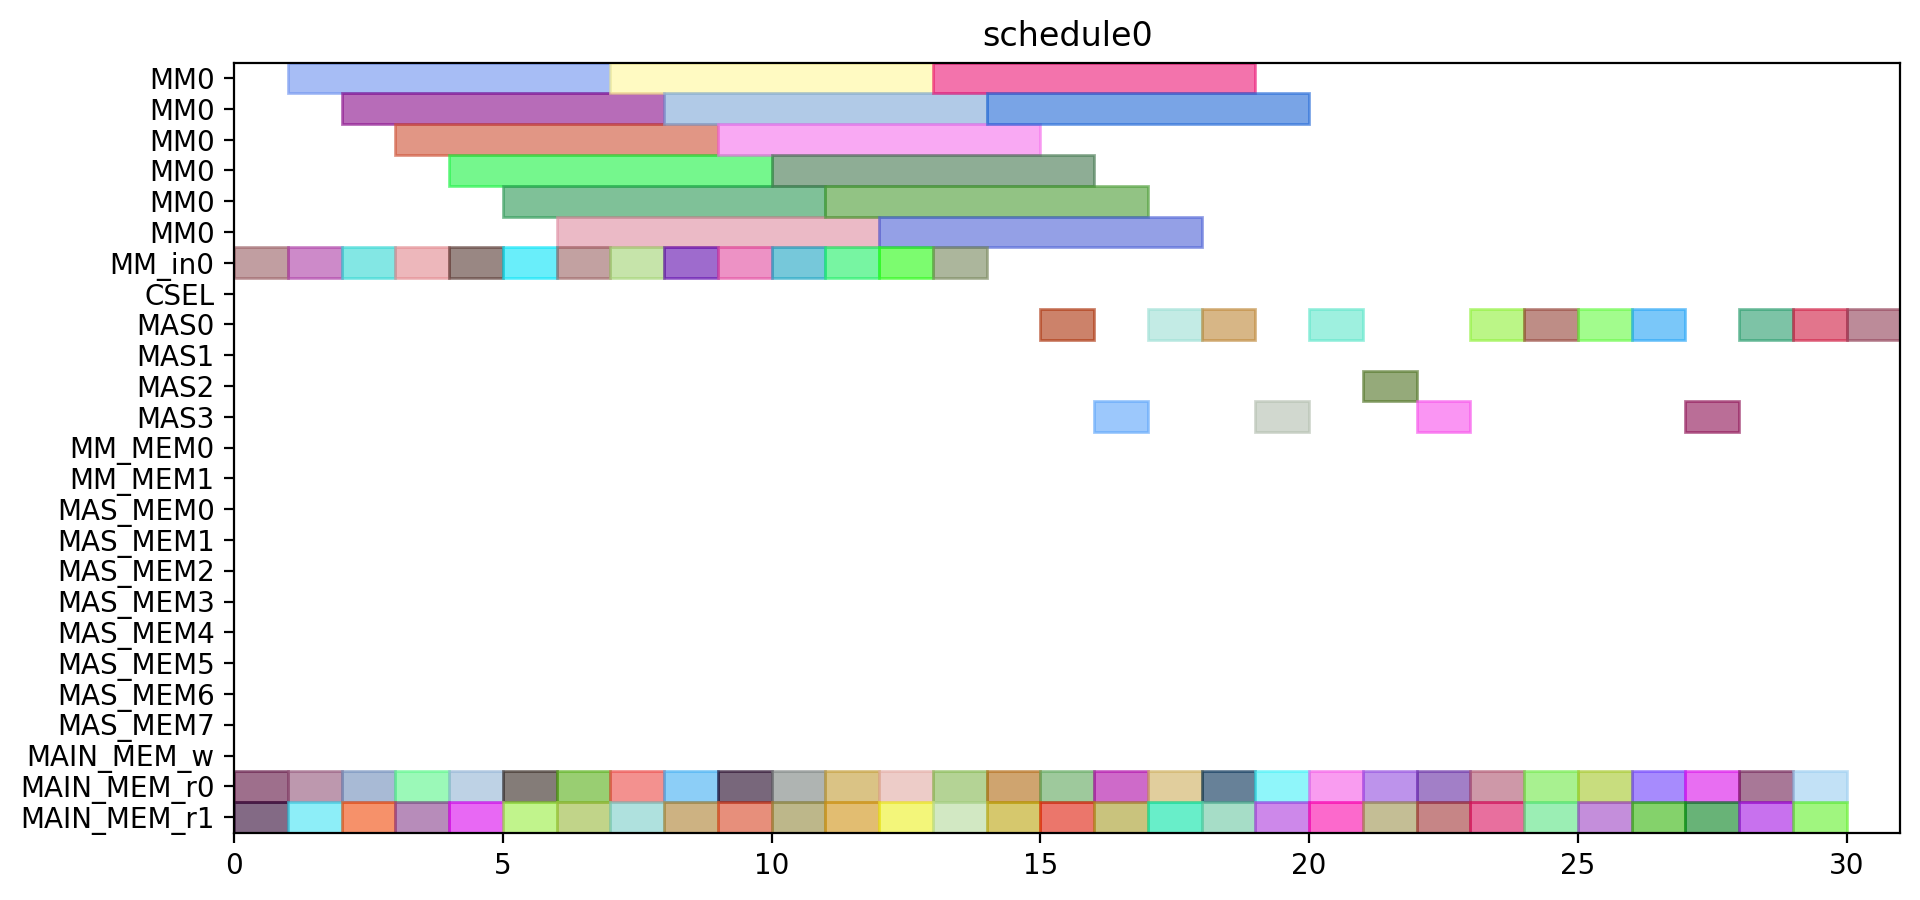

Reproduce this figure in Python.
from pyschedule import Scenario, solvers, plotters, alt


def solve():
	horizon = 120
	S = Scenario("schedule0", horizon=horizon)

	# resource
	MM = S.Resources('MM', num=1, size=6)
	MM_in = S.Resources('MM_in', num=1)
	CSEL = S.Resource('CSEL')
	MAS = S.Resources('MAS', num=4, size=1, periods=range(1, horizon))
	MM_MEM = S.Resources('MM_MEM', num=2)
	MAS_MEM = S.Resources('MAS_MEM', num=8)
	MAIN_MEM_w = S.Resource('MAIN_MEM_w', size=1)
	MAIN_MEM_r = S.Resources('MAIN_MEM_r', num=2)

	# result of previous scheduling

	# new tasks
	t1_t0 = S.Task('t1_t0', length=6, delay_cost=1)
	t1_t0 += alt(MM)
	t1_t0_in = S.Task('t1_t0_in', length=1, delay_cost=1)
	t1_t0_in += alt(MM_in)
	S += t1_t0_in*MM_in[0]<=t1_t0*MM[0]
	t1_t0_mem0 = S.Task('t1_t0_mem0', length=1, delay_cost=1)
	t1_t0_mem0 += MAIN_MEM_r[0]
	S += t1_t0_mem0 <= t1_t0

	t1_t0_mem1 = S.Task('t1_t0_mem1', length=1, delay_cost=1)
	t1_t0_mem1 += MAIN_MEM_r[1]
	S += t1_t0_mem1 <= t1_t0

	t1_t1 = S.Task('t1_t1', length=6, delay_cost=1)
	t1_t1 += alt(MM)
	t1_t1_in = S.Task('t1_t1_in', length=1, delay_cost=1)
	t1_t1_in += alt(MM_in)
	S += t1_t1_in*MM_in[0]<=t1_t1*MM[0]
	t1_t1_mem0 = S.Task('t1_t1_mem0', length=1, delay_cost=1)
	t1_t1_mem0 += MAIN_MEM_r[0]
	S += t1_t1_mem0 <= t1_t1

	t1_t1_mem1 = S.Task('t1_t1_mem1', length=1, delay_cost=1)
	t1_t1_mem1 += MAIN_MEM_r[1]
	S += t1_t1_mem1 <= t1_t1

	t1_t2 = S.Task('t1_t2', length=1, delay_cost=1)
	t1_t2 += alt(MAS)
	t1_t2_mem0 = S.Task('t1_t2_mem0', length=1, delay_cost=1)
	t1_t2_mem0 += MAIN_MEM_r[0]
	S += t1_t2_mem0 <= t1_t2

	t1_t2_mem1 = S.Task('t1_t2_mem1', length=1, delay_cost=1)
	t1_t2_mem1 += MAIN_MEM_r[1]
	S += t1_t2_mem1 <= t1_t2

	t1_t3 = S.Task('t1_t3', length=1, delay_cost=1)
	t1_t3 += alt(MAS)
	t1_t3_mem0 = S.Task('t1_t3_mem0', length=1, delay_cost=1)
	t1_t3_mem0 += MAIN_MEM_r[0]
	S += t1_t3_mem0 <= t1_t3

	t1_t3_mem1 = S.Task('t1_t3_mem1', length=1, delay_cost=1)
	t1_t3_mem1 += MAIN_MEM_r[1]
	S += t1_t3_mem1 <= t1_t3

	t2_t0 = S.Task('t2_t0', length=6, delay_cost=1)
	t2_t0 += alt(MM)
	t2_t0_in = S.Task('t2_t0_in', length=1, delay_cost=1)
	t2_t0_in += alt(MM_in)
	S += t2_t0_in*MM_in[0]<=t2_t0*MM[0]
	t2_t0_mem0 = S.Task('t2_t0_mem0', length=1, delay_cost=1)
	t2_t0_mem0 += MAIN_MEM_r[0]
	S += t2_t0_mem0 <= t2_t0

	t2_t0_mem1 = S.Task('t2_t0_mem1', length=1, delay_cost=1)
	t2_t0_mem1 += MAIN_MEM_r[1]
	S += t2_t0_mem1 <= t2_t0

	t2_t1 = S.Task('t2_t1', length=6, delay_cost=1)
	t2_t1 += alt(MM)
	t2_t1_in = S.Task('t2_t1_in', length=1, delay_cost=1)
	t2_t1_in += alt(MM_in)
	S += t2_t1_in*MM_in[0]<=t2_t1*MM[0]
	t2_t1_mem0 = S.Task('t2_t1_mem0', length=1, delay_cost=1)
	t2_t1_mem0 += MAIN_MEM_r[0]
	S += t2_t1_mem0 <= t2_t1

	t2_t1_mem1 = S.Task('t2_t1_mem1', length=1, delay_cost=1)
	t2_t1_mem1 += MAIN_MEM_r[1]
	S += t2_t1_mem1 <= t2_t1

	t2_t2 = S.Task('t2_t2', length=1, delay_cost=1)
	t2_t2 += alt(MAS)
	t2_t2_mem0 = S.Task('t2_t2_mem0', length=1, delay_cost=1)
	t2_t2_mem0 += MAIN_MEM_r[0]
	S += t2_t2_mem0 <= t2_t2

	t2_t2_mem1 = S.Task('t2_t2_mem1', length=1, delay_cost=1)
	t2_t2_mem1 += MAIN_MEM_r[1]
	S += t2_t2_mem1 <= t2_t2

	t2_t3 = S.Task('t2_t3', length=1, delay_cost=1)
	t2_t3 += alt(MAS)
	t2_t3_mem0 = S.Task('t2_t3_mem0', length=1, delay_cost=1)
	t2_t3_mem0 += MAIN_MEM_r[0]
	S += t2_t3_mem0 <= t2_t3

	t2_t3_mem1 = S.Task('t2_t3_mem1', length=1, delay_cost=1)
	t2_t3_mem1 += MAIN_MEM_r[1]
	S += t2_t3_mem1 <= t2_t3

	t0_t0 = S.Task('t0_t0', length=6, delay_cost=1)
	t0_t0 += alt(MM)
	t0_t0_in = S.Task('t0_t0_in', length=1, delay_cost=1)
	t0_t0_in += alt(MM_in)
	S += t0_t0_in*MM_in[0]<=t0_t0*MM[0]
	t0_t0_mem0 = S.Task('t0_t0_mem0', length=1, delay_cost=1)
	t0_t0_mem0 += MAIN_MEM_r[0]
	S += t0_t0_mem0 <= t0_t0

	t0_t0_mem1 = S.Task('t0_t0_mem1', length=1, delay_cost=1)
	t0_t0_mem1 += MAIN_MEM_r[1]
	S += t0_t0_mem1 <= t0_t0

	t0_t1 = S.Task('t0_t1', length=6, delay_cost=1)
	t0_t1 += alt(MM)
	t0_t1_in = S.Task('t0_t1_in', length=1, delay_cost=1)
	t0_t1_in += alt(MM_in)
	S += t0_t1_in*MM_in[0]<=t0_t1*MM[0]
	t0_t1_mem0 = S.Task('t0_t1_mem0', length=1, delay_cost=1)
	t0_t1_mem0 += MAIN_MEM_r[0]
	S += t0_t1_mem0 <= t0_t1

	t0_t1_mem1 = S.Task('t0_t1_mem1', length=1, delay_cost=1)
	t0_t1_mem1 += MAIN_MEM_r[1]
	S += t0_t1_mem1 <= t0_t1

	t0_t2 = S.Task('t0_t2', length=1, delay_cost=1)
	t0_t2 += alt(MAS)
	t0_t2_mem0 = S.Task('t0_t2_mem0', length=1, delay_cost=1)
	t0_t2_mem0 += MAIN_MEM_r[0]
	S += t0_t2_mem0 <= t0_t2

	t0_t2_mem1 = S.Task('t0_t2_mem1', length=1, delay_cost=1)
	t0_t2_mem1 += MAIN_MEM_r[1]
	S += t0_t2_mem1 <= t0_t2

	t0_t3 = S.Task('t0_t3', length=1, delay_cost=1)
	t0_t3 += alt(MAS)
	t0_t3_mem0 = S.Task('t0_t3_mem0', length=1, delay_cost=1)
	t0_t3_mem0 += MAIN_MEM_r[0]
	S += t0_t3_mem0 <= t0_t3

	t0_t3_mem1 = S.Task('t0_t3_mem1', length=1, delay_cost=1)
	t0_t3_mem1 += MAIN_MEM_r[1]
	S += t0_t3_mem1 <= t0_t3

	t4_t0_t0 = S.Task('t4_t0_t0', length=6, delay_cost=1)
	t4_t0_t0 += alt(MM)
	t4_t0_t0_in = S.Task('t4_t0_t0_in', length=1, delay_cost=1)
	t4_t0_t0_in += alt(MM_in)
	S += t4_t0_t0_in*MM_in[0]<=t4_t0_t0*MM[0]
	t4_t0_t0_mem0 = S.Task('t4_t0_t0_mem0', length=1, delay_cost=1)
	t4_t0_t0_mem0 += MAIN_MEM_r[0]
	S += t4_t0_t0_mem0 <= t4_t0_t0

	t4_t0_t0_mem1 = S.Task('t4_t0_t0_mem1', length=1, delay_cost=1)
	t4_t0_t0_mem1 += MAIN_MEM_r[1]
	S += t4_t0_t0_mem1 <= t4_t0_t0

	t4_t0_t1 = S.Task('t4_t0_t1', length=6, delay_cost=1)
	t4_t0_t1 += alt(MM)
	t4_t0_t1_in = S.Task('t4_t0_t1_in', length=1, delay_cost=1)
	t4_t0_t1_in += alt(MM_in)
	S += t4_t0_t1_in*MM_in[0]<=t4_t0_t1*MM[0]
	t4_t0_t1_mem0 = S.Task('t4_t0_t1_mem0', length=1, delay_cost=1)
	t4_t0_t1_mem0 += MAIN_MEM_r[0]
	S += t4_t0_t1_mem0 <= t4_t0_t1

	t4_t0_t1_mem1 = S.Task('t4_t0_t1_mem1', length=1, delay_cost=1)
	t4_t0_t1_mem1 += MAIN_MEM_r[1]
	S += t4_t0_t1_mem1 <= t4_t0_t1

	t4_t0_t2 = S.Task('t4_t0_t2', length=1, delay_cost=1)
	t4_t0_t2 += alt(MAS)
	t4_t0_t2_mem0 = S.Task('t4_t0_t2_mem0', length=1, delay_cost=1)
	t4_t0_t2_mem0 += MAIN_MEM_r[0]
	S += t4_t0_t2_mem0 <= t4_t0_t2

	t4_t0_t2_mem1 = S.Task('t4_t0_t2_mem1', length=1, delay_cost=1)
	t4_t0_t2_mem1 += MAIN_MEM_r[1]
	S += t4_t0_t2_mem1 <= t4_t0_t2

	t4_t0_t3 = S.Task('t4_t0_t3', length=1, delay_cost=1)
	t4_t0_t3 += alt(MAS)
	t4_t0_t3_mem0 = S.Task('t4_t0_t3_mem0', length=1, delay_cost=1)
	t4_t0_t3_mem0 += MAIN_MEM_r[0]
	S += t4_t0_t3_mem0 <= t4_t0_t3

	t4_t0_t3_mem1 = S.Task('t4_t0_t3_mem1', length=1, delay_cost=1)
	t4_t0_t3_mem1 += MAIN_MEM_r[1]
	S += t4_t0_t3_mem1 <= t4_t0_t3

	t4_t1_t0 = S.Task('t4_t1_t0', length=6, delay_cost=1)
	t4_t1_t0 += alt(MM)
	t4_t1_t0_in = S.Task('t4_t1_t0_in', length=1, delay_cost=1)
	t4_t1_t0_in += alt(MM_in)
	S += t4_t1_t0_in*MM_in[0]<=t4_t1_t0*MM[0]
	t4_t1_t0_mem0 = S.Task('t4_t1_t0_mem0', length=1, delay_cost=1)
	t4_t1_t0_mem0 += MAIN_MEM_r[0]
	S += t4_t1_t0_mem0 <= t4_t1_t0

	t4_t1_t0_mem1 = S.Task('t4_t1_t0_mem1', length=1, delay_cost=1)
	t4_t1_t0_mem1 += MAIN_MEM_r[1]
	S += t4_t1_t0_mem1 <= t4_t1_t0

	t4_t1_t1 = S.Task('t4_t1_t1', length=6, delay_cost=1)
	t4_t1_t1 += alt(MM)
	t4_t1_t1_in = S.Task('t4_t1_t1_in', length=1, delay_cost=1)
	t4_t1_t1_in += alt(MM_in)
	S += t4_t1_t1_in*MM_in[0]<=t4_t1_t1*MM[0]
	t4_t1_t1_mem0 = S.Task('t4_t1_t1_mem0', length=1, delay_cost=1)
	t4_t1_t1_mem0 += MAIN_MEM_r[0]
	S += t4_t1_t1_mem0 <= t4_t1_t1

	t4_t1_t1_mem1 = S.Task('t4_t1_t1_mem1', length=1, delay_cost=1)
	t4_t1_t1_mem1 += MAIN_MEM_r[1]
	S += t4_t1_t1_mem1 <= t4_t1_t1

	t4_t1_t2 = S.Task('t4_t1_t2', length=1, delay_cost=1)
	t4_t1_t2 += alt(MAS)
	t4_t1_t2_mem0 = S.Task('t4_t1_t2_mem0', length=1, delay_cost=1)
	t4_t1_t2_mem0 += MAIN_MEM_r[0]
	S += t4_t1_t2_mem0 <= t4_t1_t2

	t4_t1_t2_mem1 = S.Task('t4_t1_t2_mem1', length=1, delay_cost=1)
	t4_t1_t2_mem1 += MAIN_MEM_r[1]
	S += t4_t1_t2_mem1 <= t4_t1_t2

	t4_t1_t3 = S.Task('t4_t1_t3', length=1, delay_cost=1)
	t4_t1_t3 += alt(MAS)
	t4_t1_t3_mem0 = S.Task('t4_t1_t3_mem0', length=1, delay_cost=1)
	t4_t1_t3_mem0 += MAIN_MEM_r[0]
	S += t4_t1_t3_mem0 <= t4_t1_t3

	t4_t1_t3_mem1 = S.Task('t4_t1_t3_mem1', length=1, delay_cost=1)
	t4_t1_t3_mem1 += MAIN_MEM_r[1]
	S += t4_t1_t3_mem1 <= t4_t1_t3

	t4_t2_t0 = S.Task('t4_t2_t0', length=6, delay_cost=1)
	t4_t2_t0 += alt(MM)
	t4_t2_t0_in = S.Task('t4_t2_t0_in', length=1, delay_cost=1)
	t4_t2_t0_in += alt(MM_in)
	S += t4_t2_t0_in*MM_in[0]<=t4_t2_t0*MM[0]
	t4_t2_t0_mem0 = S.Task('t4_t2_t0_mem0', length=1, delay_cost=1)
	t4_t2_t0_mem0 += MAIN_MEM_r[0]
	S += t4_t2_t0_mem0 <= t4_t2_t0

	t4_t2_t0_mem1 = S.Task('t4_t2_t0_mem1', length=1, delay_cost=1)
	t4_t2_t0_mem1 += MAIN_MEM_r[1]
	S += t4_t2_t0_mem1 <= t4_t2_t0

	t4_t2_t1 = S.Task('t4_t2_t1', length=6, delay_cost=1)
	t4_t2_t1 += alt(MM)
	t4_t2_t1_in = S.Task('t4_t2_t1_in', length=1, delay_cost=1)
	t4_t2_t1_in += alt(MM_in)
	S += t4_t2_t1_in*MM_in[0]<=t4_t2_t1*MM[0]
	t4_t2_t1_mem0 = S.Task('t4_t2_t1_mem0', length=1, delay_cost=1)
	t4_t2_t1_mem0 += MAIN_MEM_r[0]
	S += t4_t2_t1_mem0 <= t4_t2_t1

	t4_t2_t1_mem1 = S.Task('t4_t2_t1_mem1', length=1, delay_cost=1)
	t4_t2_t1_mem1 += MAIN_MEM_r[1]
	S += t4_t2_t1_mem1 <= t4_t2_t1

	t4_t2_t2 = S.Task('t4_t2_t2', length=1, delay_cost=1)
	t4_t2_t2 += alt(MAS)
	t4_t2_t2_mem0 = S.Task('t4_t2_t2_mem0', length=1, delay_cost=1)
	t4_t2_t2_mem0 += MAIN_MEM_r[0]
	S += t4_t2_t2_mem0 <= t4_t2_t2

	t4_t2_t2_mem1 = S.Task('t4_t2_t2_mem1', length=1, delay_cost=1)
	t4_t2_t2_mem1 += MAIN_MEM_r[1]
	S += t4_t2_t2_mem1 <= t4_t2_t2

	t4_t2_t3 = S.Task('t4_t2_t3', length=1, delay_cost=1)
	t4_t2_t3 += alt(MAS)
	t4_t2_t3_mem0 = S.Task('t4_t2_t3_mem0', length=1, delay_cost=1)
	t4_t2_t3_mem0 += MAIN_MEM_r[0]
	S += t4_t2_t3_mem0 <= t4_t2_t3

	t4_t2_t3_mem1 = S.Task('t4_t2_t3_mem1', length=1, delay_cost=1)
	t4_t2_t3_mem1 += MAIN_MEM_r[1]
	S += t4_t2_t3_mem1 <= t4_t2_t3

	t4_t40 = S.Task('t4_t40', length=1, delay_cost=1)
	t4_t40 += alt(MAS)
	t4_t40_mem0 = S.Task('t4_t40_mem0', length=1, delay_cost=1)
	t4_t40_mem0 += MAIN_MEM_r[0]
	S += t4_t40_mem0 <= t4_t40

	t4_t40_mem1 = S.Task('t4_t40_mem1', length=1, delay_cost=1)
	t4_t40_mem1 += MAIN_MEM_r[1]
	S += t4_t40_mem1 <= t4_t40

	t4_t41 = S.Task('t4_t41', length=1, delay_cost=1)
	t4_t41 += alt(MAS)
	t4_t41_mem0 = S.Task('t4_t41_mem0', length=1, delay_cost=1)
	t4_t41_mem0 += MAIN_MEM_r[0]
	S += t4_t41_mem0 <= t4_t41

	t4_t41_mem1 = S.Task('t4_t41_mem1', length=1, delay_cost=1)
	t4_t41_mem1 += MAIN_MEM_r[1]
	S += t4_t41_mem1 <= t4_t41

	t4_t50 = S.Task('t4_t50', length=1, delay_cost=1)
	t4_t50 += alt(MAS)
	t4_t50_mem0 = S.Task('t4_t50_mem0', length=1, delay_cost=1)
	t4_t50_mem0 += MAIN_MEM_r[0]
	S += t4_t50_mem0 <= t4_t50

	t4_t50_mem1 = S.Task('t4_t50_mem1', length=1, delay_cost=1)
	t4_t50_mem1 += MAIN_MEM_r[1]
	S += t4_t50_mem1 <= t4_t50

	t4_t51 = S.Task('t4_t51', length=1, delay_cost=1)
	t4_t51 += alt(MAS)
	t4_t51_mem0 = S.Task('t4_t51_mem0', length=1, delay_cost=1)
	t4_t51_mem0 += MAIN_MEM_r[0]
	S += t4_t51_mem0 <= t4_t51

	t4_t51_mem1 = S.Task('t4_t51_mem1', length=1, delay_cost=1)
	t4_t51_mem1 += MAIN_MEM_r[1]
	S += t4_t51_mem1 <= t4_t51

	t4_t8_t0 = S.Task('t4_t8_t0', length=6, delay_cost=1)
	t4_t8_t0 += alt(MM)
	t4_t8_t0_in = S.Task('t4_t8_t0_in', length=1, delay_cost=1)
	t4_t8_t0_in += alt(MM_in)
	S += t4_t8_t0_in*MM_in[0]<=t4_t8_t0*MM[0]
	t4_t8_t0_mem0 = S.Task('t4_t8_t0_mem0', length=1, delay_cost=1)
	t4_t8_t0_mem0 += MAIN_MEM_r[0]
	S += t4_t8_t0_mem0 <= t4_t8_t0

	t4_t8_t0_mem1 = S.Task('t4_t8_t0_mem1', length=1, delay_cost=1)
	t4_t8_t0_mem1 += MAIN_MEM_r[1]
	S += t4_t8_t0_mem1 <= t4_t8_t0

	t4_t8_t1 = S.Task('t4_t8_t1', length=6, delay_cost=1)
	t4_t8_t1 += alt(MM)
	t4_t8_t1_in = S.Task('t4_t8_t1_in', length=1, delay_cost=1)
	t4_t8_t1_in += alt(MM_in)
	S += t4_t8_t1_in*MM_in[0]<=t4_t8_t1*MM[0]
	t4_t8_t1_mem0 = S.Task('t4_t8_t1_mem0', length=1, delay_cost=1)
	t4_t8_t1_mem0 += MAIN_MEM_r[0]
	S += t4_t8_t1_mem0 <= t4_t8_t1

	t4_t8_t1_mem1 = S.Task('t4_t8_t1_mem1', length=1, delay_cost=1)
	t4_t8_t1_mem1 += MAIN_MEM_r[1]
	S += t4_t8_t1_mem1 <= t4_t8_t1

	solvers.mip.solve(S,msg=1,kind='CPLEX',ratio_gap=1.01)

	solution = [['hoge']*len(S.solution()[1]) for i in range(len(S.solution()))]
	for i in range(len(S.solution())):
		for j in range(len(S.solution()[i])):
			solution[i][j]=str(S.solution()[i][j])
	print(solution)

	cycles = int(solution[-1][3])

	pic_file_name = "/home/mfukuda/ABE/multiRAM_multiMAS_16mux/scheduling_result/stage6MM1_stage1MAS4/SPARSE/schedule0.png"
	if(S.solution() != []):
		plotters.matplotlib.plot(S,img_filename=pic_file_name, show_task_labels=False, fig_size=(cycles*0.25+3, 5))

	return solution
